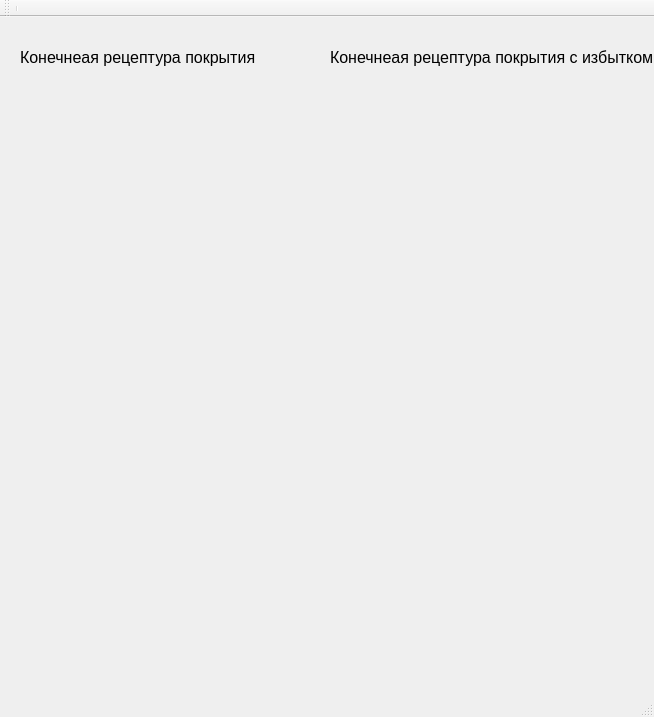
<?xml version="1.0" encoding="UTF-8"?>
<ui version="4.0">
 <class>MainWindow</class>
 <widget class="QMainWindow" name="MainWindow">
  <property name="geometry">
   <rect>
    <x>0</x>
    <y>0</y>
    <width>654</width>
    <height>717</height>
   </rect>
  </property>
  <property name="font">
   <font>
    <pointsize>12</pointsize>
   </font>
  </property>
  <property name="windowTitle">
   <string>MainWindow</string>
  </property>
  <widget class="QWidget" name="centralwidget">
   <widget class="QLabel" name="label">
    <property name="geometry">
     <rect>
      <x>20</x>
      <y>30</y>
      <width>331</width>
      <height>21</height>
     </rect>
    </property>
    <property name="text">
     <string>Конечнеая рецептура покрытия</string>
    </property>
   </widget>
   <widget class="QWidget" name="gridLayoutWidget">
    <property name="geometry">
     <rect>
      <x>20</x>
      <y>70</y>
      <width>241</width>
      <height>511</height>
     </rect>
    </property>
    <layout class="QGridLayout" name="gridLayout">
     <property name="sizeConstraint">
      <enum>QLayout::SetFixedSize</enum>
     </property>
     <property name="spacing">
      <number>10</number>
     </property>
    </layout>
   </widget>
   <widget class="QWidget" name="gridLayoutWidget_2">
    <property name="geometry">
     <rect>
      <x>330</x>
      <y>70</y>
      <width>241</width>
      <height>511</height>
     </rect>
    </property>
    <layout class="QGridLayout" name="gridLayout_2">
     <property name="sizeConstraint">
      <enum>QLayout::SetFixedSize</enum>
     </property>
     <property name="spacing">
      <number>10</number>
     </property>
    </layout>
   </widget>
   <widget class="QLabel" name="label_2">
    <property name="geometry">
     <rect>
      <x>330</x>
      <y>30</y>
      <width>331</width>
      <height>21</height>
     </rect>
    </property>
    <property name="text">
     <string>Конечнеая рецептура покрытия с избытком</string>
    </property>
   </widget>
  </widget>
  <widget class="QMenuBar" name="menubar">
   <property name="geometry">
    <rect>
     <x>0</x>
     <y>0</y>
     <width>654</width>
     <height>27</height>
    </rect>
   </property>
  </widget>
  <widget class="QStatusBar" name="statusbar"/>
  <widget class="QToolBar" name="toolBar">
   <property name="windowTitle">
    <string>toolBar</string>
   </property>
   <attribute name="toolBarArea">
    <enum>TopToolBarArea</enum>
   </attribute>
   <attribute name="toolBarBreak">
    <bool>false</bool>
   </attribute>
   <addaction name="separator"/>
  </widget>
 </widget>
 <resources/>
 <connections/>
</ui>
